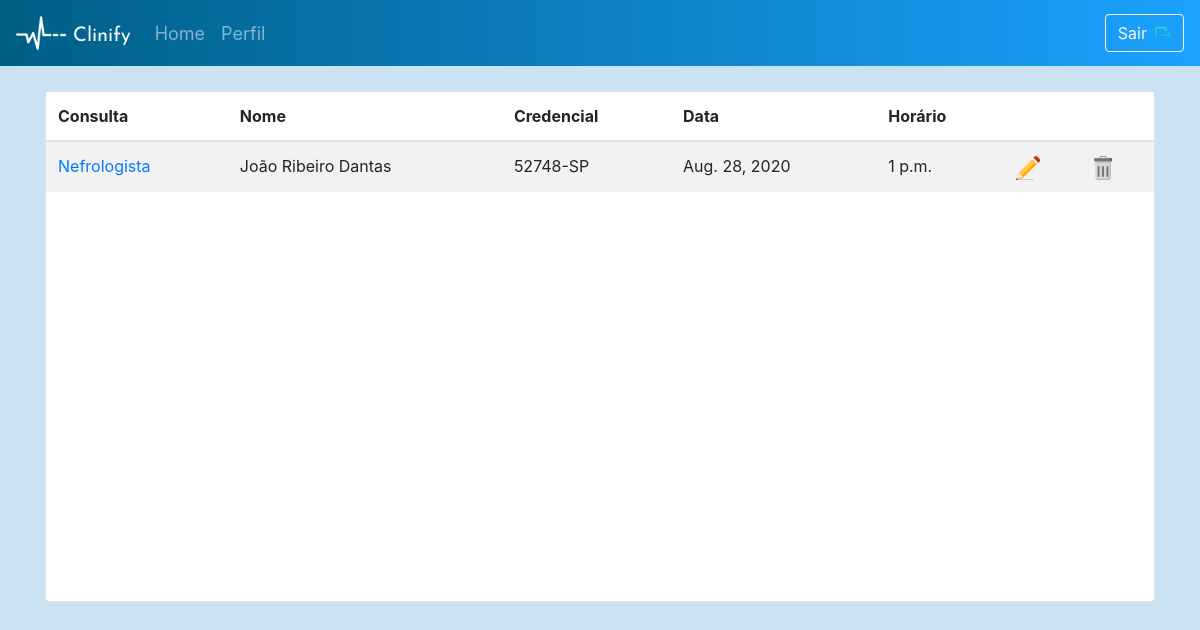
/Templates/appointment/calendar/ (signed in), run on the app's committed database.
### server_app/models.py (models this page shows, shortened)
class UserAppoint(models.Model):
    user                = models.ForeignKey(User, on_delete=models.CASCADE)
    appoint_espec_apt   = models.CharField(max_length=50)
    appoint_date_apt    = models.DateField()
    appoint_time_apt    = models.TimeField()
    appoint_nmed_apt    = models.CharField(max_length=50)
    appoint_credenc_apt = models.CharField(max_length=20)
    slug                = models.SlugField(default='slug')
    objects = models.Manager()

### server_app/views.py (the view)
@method_decorator(login_required(login_url="intro"), name='dispatch')
class AppointCalendarListView(ListView): ### RETRIEVE
    template_name="appoint_calendar.html"
    model = UserAppoint
    context_object_name = 'appoint'
    def get_context_data(self, **kwargs):
        context = super(AppointCalendarListView, self).get_context_data(**kwargs)
        return context
    def get_queryset(self):
        queryset = super(AppointCalendarListView, self).get_queryset()
        queryset = queryset.filter(user=self.request.user)
        return queryset

### Templates/appoint_calendar.html (shortened to what this page needs)
<!DOCTYPE html>
{% extends 'base.html' %}
    {% block content %}
        {% load static %}
    </head>
    <body class="medication-screen">
        <nav class="navbar navbar-expand-md navbar-dark">
            <img class="nav-icon" src="{% static 'images\heartbeat-logo-144.png' %}">
            <a class="navbar-brand" href="https://fonts.googleapis.com/css?family=Josefin+Sans:600&display=swap" rel="stylesheet">Clinify</a>
            <div class="collapse navbar-collapse" id="navbarSupportedContent">
                <ul class="navbar-nav mr-auto">
                    <a class="nav-link" href="{% url 'home' %}">Home</a>
                    <a class="nav-link" href="{% url 'temp:profile' %}">Perfil</a>
                </ul>
                <form class="form-inline" method="POST">
                    <a href="#" data-toggle="modal" data-target="#myModal"><button class="btn btn-outline-light btn-auto">Sair<img class="pl-2" src="{% static 'images/logout.png' %}"></button></a>
                </form>
            </div>
        </nav>
        <section class="container mt-4">
            <div class="card card-med mt-4 mb-3" id="card-opacity">
                <div class="overflow-auto">
                    <table class="table table-striped overflow-auto">
                        <thead>
                            <tr>
                                <th>Consulta</th>
                                <th>Nome</th>
                                <th>Credencial</th>
                                <th>Data</th>
                                <th>Horário</th>
                                <th> </th>
                                <th> </th>
                            </tr>
                        </thead>
                        <tbody>
                            {% for userappoint in appoint %}
                            <tr>
                                <td><a href="{% url 'temp:appoint_detail' pk=userappoint.pk slug=userappoint.slug %}">{{ userappoint.appoint_espec_apt }}</a></td>
                                <td>{{ userappoint.appoint_nmed_apt }}</td>
                                <td>{{ userappoint.appoint_credenc_apt }}</td>
                                <td>{{ userappoint.appoint_date_apt }}</td>
                                <td>{{ userappoint.appoint_time_apt }}</td>
                                <td><a href="{% url 'temp:appointment' pk=userappoint.pk slug=userappoint.slug %}"><img src="{% static 'images/edit.png' %}"></a></td>
                                <td><a href="{% url 'temp:appoint_delete' pk=userappoint.pk slug=userappoint.slug %}"><img src="{% static 'images/trash.png' %}"></a></td>
                            </tr>
                            {% endfor %}
                        </tbody>
                    </table>
                </div>
            </div>
        </section>
        {% endblock %}

### static/css/screens.css (style rules this page uses)
.intro-screen, .signup-screen, .forgpassword-screen, .navbar { background: linear-gradient(90deg, rgba(0,95,134,100) 0%, rgba(27,162,255,100)100%); }
.navbar-brand { padding-left: 7px; margin-top: 6px; font-size: x-large; color: white; font-family: 'Josefin Sans', sans-serif; }
.nav-icon { height: 50px; width: 50px; }
.msg-text, .profile-screen, .edit-profile, .medication-screen, .diet-screen, .appointment-screen, .exercise-screen, .home-screen, .stresslevel-screen { background-color: rgb(202, 226, 241); }
.nav-link { color: white; font-size: 18px; }
.card-med, .card-vaccine, .card-trip { height: 32rem; }
.table { text-align: left; }

### data on the page
UserAppoint: appoint_espec_apt "Nefrologista", appoint_nmed_apt "João Ribeiro Dantas", appoint_credenc_apt "52748-SP", appoint_date_apt "Aug. 28, 2020", appoint_time_apt "1 p.m."
